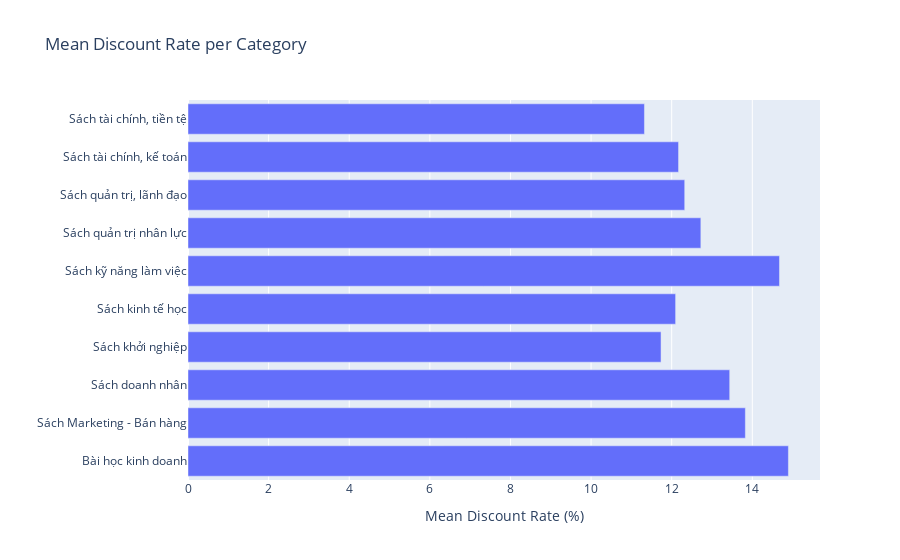

Notebook cell for this chart:
### Markdown cell above
We can see that the most popular categories are 'Sách tài chính, tiền tệ' and 'Bài học kinh doanh'.
* Mean Discount Rate per Category

### Code cell
px.bar(df_category, x = 'discount_rate', y = 'category', orientation = 'h', 
       title = 'Mean Discount Rate per Category', labels={'category': '', 'discount_rate': 'Mean Discount Rate (%)'})

### Figure 1 — Plotly figure (JSON) as saved in the notebook; plotly's stock layout.template omitted (floating-point values rounded to 4 significant figures)
{"data": [{"alignmentgroup": "True", "hovertemplate": "Mean Discount Rate (%)=%{x}<br>=%{y}<extra></extra>", "legendgroup": "", "marker": {"color": "#636efa", "pattern": {"shape": ""}}, "name": "", "offsetgroup": "", "orientation": "h", "showlegend": false, "textposition": "auto", "type": "bar", "x": [14.9, 13.83, 13.44, 11.74, 12.1, 14.67, 12.72, 12.32, 12.17, 11.32], "xaxis": "x", "y": ["Bài học kinh doanh", "Sách Marketing - Bán hàng", "Sách doanh nhân", "Sách khởi nghiệp", "Sách kinh tế học", "Sách kỹ năng làm việc", "Sách quản trị nhân lực", "Sách quản trị, lãnh đạo", "Sách tài chính, kế toán", "Sách tài chính, tiền tệ"], "yaxis": "y"}], "layout": {"barmode": "relative", "legend": {"tracegroupgap": 0}, "title": {"text": "Mean Discount Rate per Category"}, "xaxis": {"anchor": "y", "domain": [0, 1], "title": {"text": "Mean Discount Rate (%)"}}, "yaxis": {"anchor": "x", "domain": [0, 1], "title": {"text": ""}}}}
